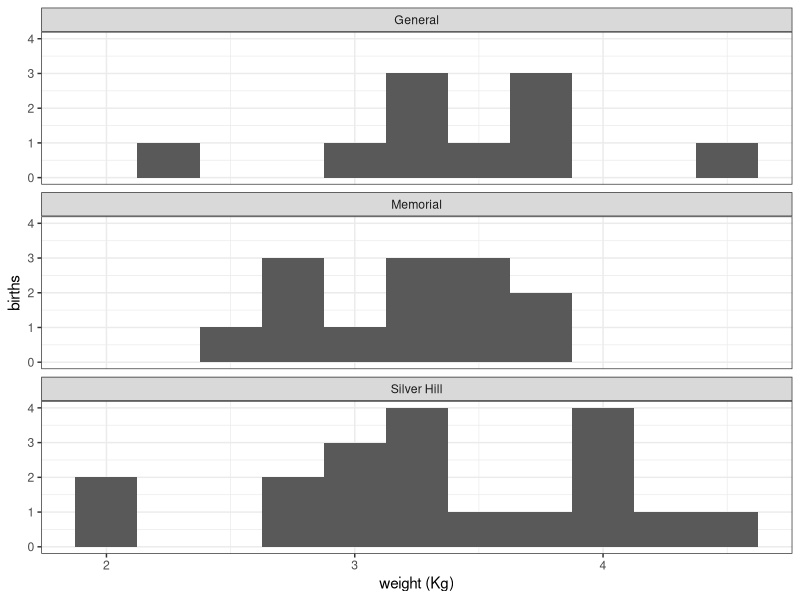
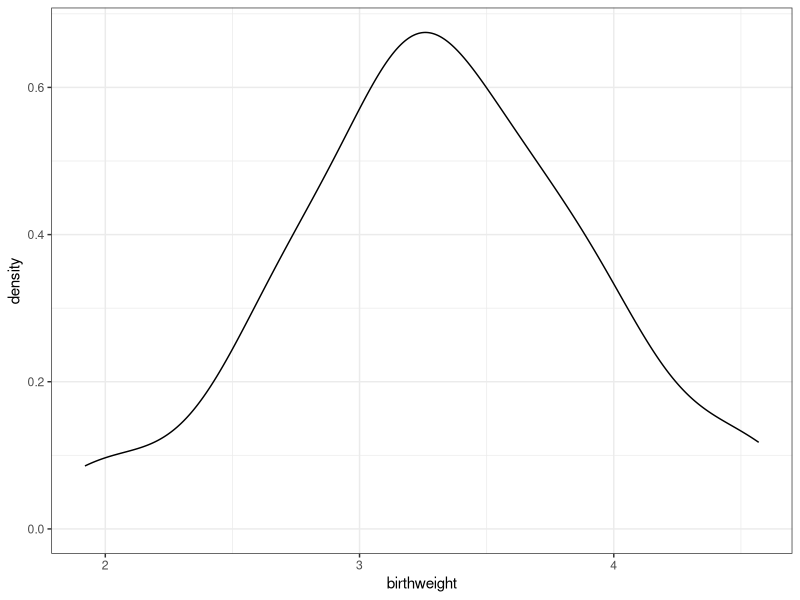
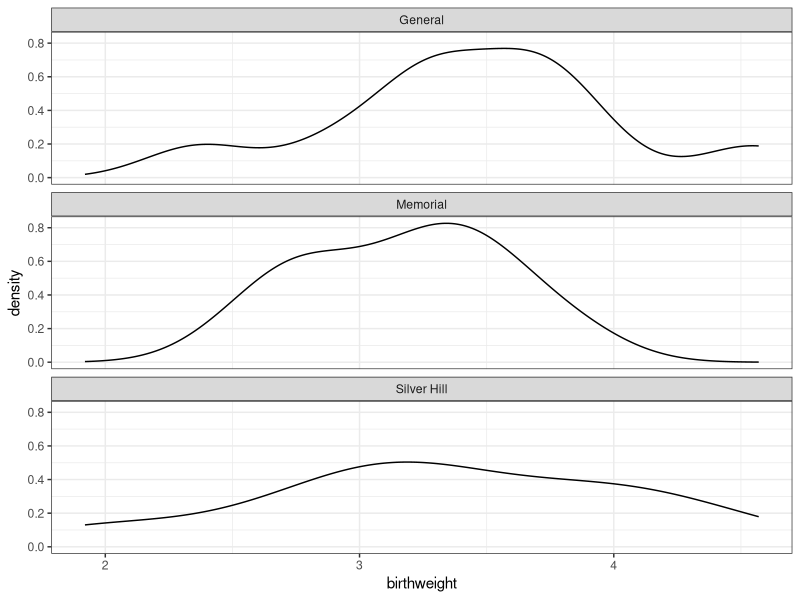
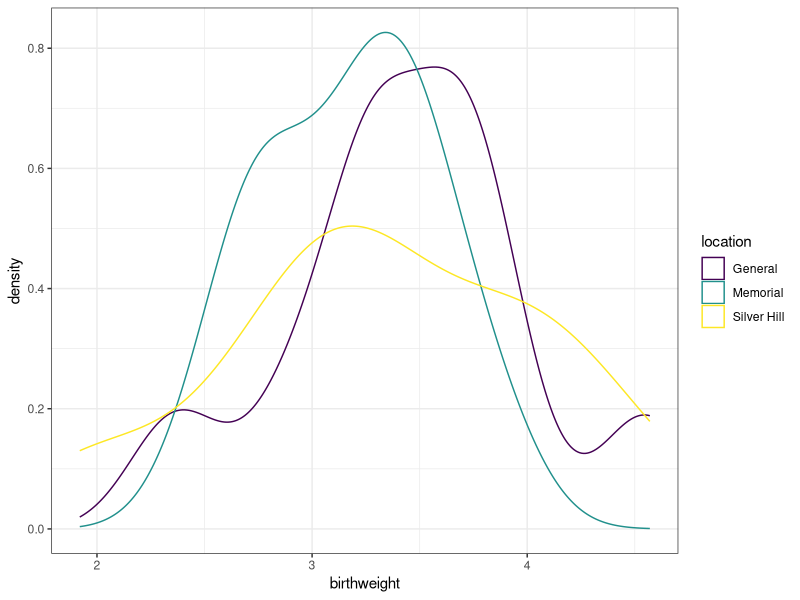
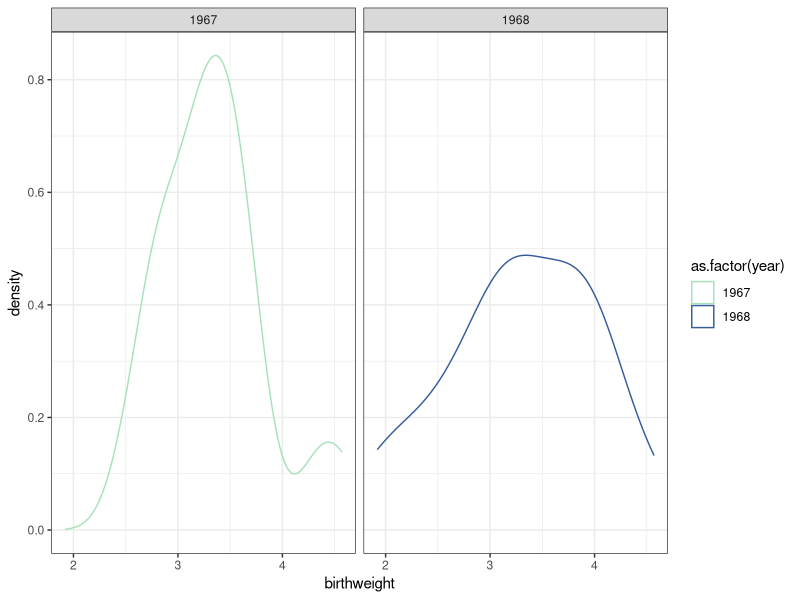
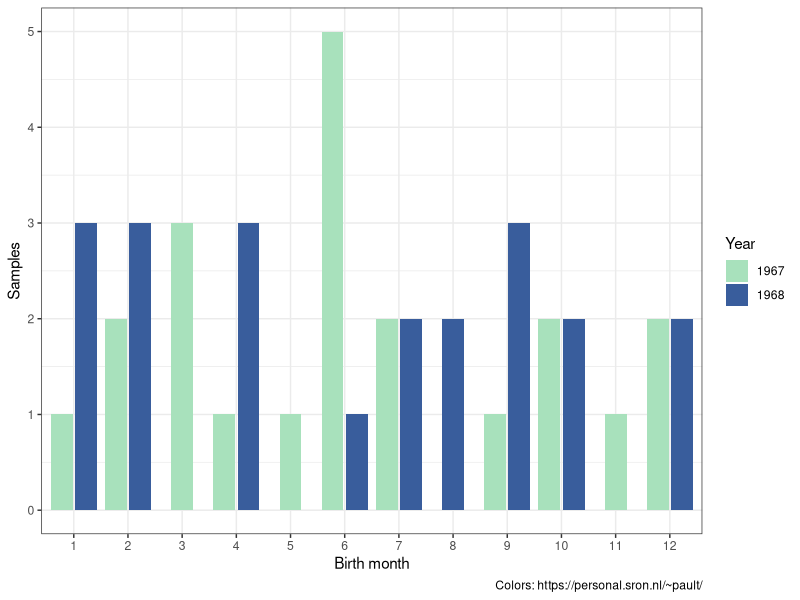
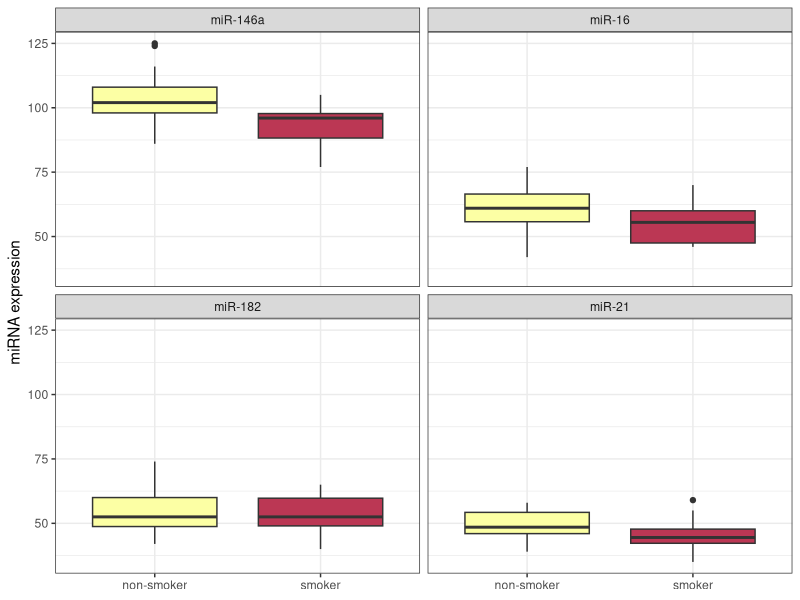
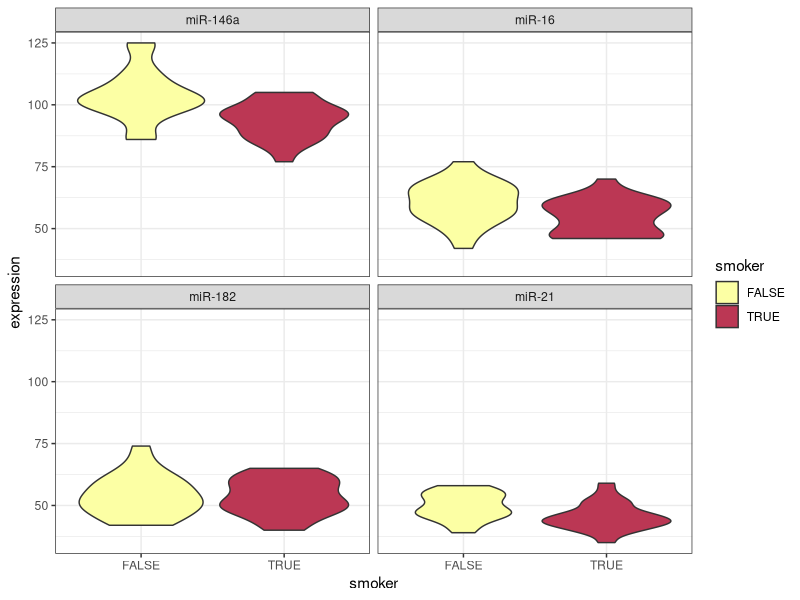

The R script that drew these images, in order:
## ---- chunk 1
birthweight <- read.csv("datasets/birthweight.csv")
## ---- chunk 2
class(birthweight)
dim(birthweight)
## ---- chunk 3
birthweight
## ---- chunk 4
birthweight$birthweight
mean(birthweight$birthweight)
## ---- chunk 5
birthweight[["birthweight"]]
mean(birthweight[["birthweight"]])
## ---- chunk 6
# which column contains the birthweight?
# lines beginning with a '#' will not be executed by R
colnames(birthweight)
birthweight[[5]]
mean(birthweight[[5]])
# un-comment the following line and see what happens:
#birthweight$5
## ---- chunk 7
birthweight[5]
## ---- chunk 8
birthweight[c(1,5)]
## ---- chunk 9
birthweight[1, 5]
## ---- chunk 10
birthweight[c(2,7,29), c(1,5)]
## ---- chunk 11
colnames(birthweight)
birthweight[c("maternal.cigarettes", "birthweight")]
birthweight[c(1,3,5:13), -c(13:16)]
## ---- chunk 12
birthweight[c(1,3,5:13), c(TRUE, TRUE, TRUE, TRUE, TRUE, TRUE, TRUE, TRUE, TRUE, TRUE, TRUE, TRUE, FALSE, FALSE, FALSE, FALSE, TRUE, TRUE)]
## ---- chunk 13
birthweight$length
birthweight$length < 50
birthweight[birthweight$length < 50, c(1,4:12,17,18)]
## ---- chunk 14
birthweight$length[1]
birthweight$length[c(1,2)]
## ---- chunk 15
class(birthweight$birthweight)
class(birthweight$geriatric.pregnancy)
class(birthweight$smoker)
## ---- chunk 16
birthweight[birthweight$head.circumference > 35, c("length", "weeks.gestation", "maternal.height", "paternal.height")]
birthweight[birthweight$maternal.age <= 20, c("location", "maternal.age", "paternal.age")]
birthweight[birthweight$paternal.education == 10, c(1,13:16)]
birthweight[birthweight$weeks.gestation != 40, "weeks.gestation"]
birthweight[birthweight$location == "General",]
## ---- chunk 17
is.numeric(birthweight$ID)
is.numeric(birthweight$smoker)
## ---- chunk 18
as.logical(birthweight$low.birthweight)
as.logical(birthweight$smoker)
## ---- chunk 19
as.numeric(birthweight$geriatric.pregnancy)
## ---- chunk 20
as.logical(birthweight$maternal.age)
## ---- chunk 21
birthweight$low.birthweight <- as.logical(birthweight$low.birthweight)
birthweight
## ---- chunk 22
birthweight$smoker == "yes"
birthweight$smoker <- (birthweight$smoker == "yes")
birthweight
## ---- chunk 23
?table
table(birthweight$geriatric.pregnancy, birthweight$low.birthweight)
## ---- chunk 24
?chisq.test
chisq.test(birthweight$geriatric.pregnancy, birthweight$low.birthweight)
## ---- chunk 25
mean(birthweight$birthweight[birthweight$geriatric.pregnancy])
# the ! character is used for negation
mean(birthweight$birthweight[!birthweight$geriatric.pregnancy])
## ---- chunk 26
mean(birthweight$paternal.age)
mean(birthweight$paternal.age, na.rm = TRUE)
sd(birthweight$paternal.age, na.rm = TRUE)
## ---- chunk 27
?strsplit
strsplit(birthweight$birth.date, split = "/")
## ---- chunk 28
unlist(strsplit(birthweight$birth.date, split = "/"))
## ---- chunk 29
# by row
apply(birthweight[,c("maternal.cigarettes", "paternal.cigarettes")], 1, sum)
# by column
apply(birthweight[,c("maternal.cigarettes", "paternal.cigarettes")], 2, sum)
## ---- chunk 30
mapply(sum, birthweight$maternal.cigarettes, birthweight$paternal.cigarettes)
## ---- chunk 31
tapply(birthweight$birthweight, birthweight$smoker, mean)
## ---- chunk 32
lapply(strsplit(birthweight$birth.date, split = "/"), '[[', 1)
sapply(strsplit(birthweight$birth.date, split = "/"), '[[', 1)
## ---- chunk 33
# custom function takes a vector of dates and returns a data frame with columns day, month, and year
split_MMDDYYYY <- function(date_vector){
  date_list = lapply(seq(1:3), function(i){
    as.integer(sapply(strsplit(date_vector, split = "/"), '[[', i))
  })
  names(date_list) = c("month", "day", "year")
  as.data.frame(do.call("cbind", date_list))
}

split_MMDDYYYY(birthweight$birth.date)
## ---- chunk 34
birthweight <- cbind(birthweight, split_MMDDYYYY(birthweight$birth.date))
## ---- chunk 35
mir <- read.csv("datasets/miRNA.csv", row.names = 1)
mir
## ---- chunk 36
mir <- as.data.frame(t(mir))
mir$ID <- gsub("sample.", "", rownames(mir))
experiment <- merge(birthweight, mir)
experiment
## ---- chunk 37
write.csv(experiment, "experiment.csv")
## ---- chunk 38
experiment
## ---- chunk 39
shapiro.test(experiment$length)
shapiro.test(experiment$birthweight)
shapiro.test(experiment$maternal.cigarettes)
## ---- chunk 40
t.test(experiment[experiment$smoker, "birthweight"],
       experiment[!experiment$smoker, "birthweight"])
## ---- chunk 41
shapiro.test(experiment$weeks.gestation)
cor.test(experiment$weeks.gestation, experiment$birthweight, method = 'pearson')
## ---- chunk 42
cor.test(experiment$maternal.cigarettes, experiment$birthweight, method = 'spearman')
## ---- chunk 43
chisq.test(experiment$geriatric.pregnancy, experiment$low.birthweight)
## ---- chunk 44
length.height.model <- lm(length ~ maternal.height, data = experiment)
summary(length.height.model)
## ---- chunk 45
weight.weeksheight.model <- lm(birthweight ~ 0 + weeks.gestation + maternal.height, data = experiment)
summary(weight.weeksheight.model)
## ---- chunk 46
weight.smoker.model <- glm(low.birthweight ~ smoker, data = experiment, family = 'binomial')
summary(weight.smoker.model)
weight.cigarettes.model <- glm(low.birthweight ~ maternal.cigarettes, data = experiment, family = 'binomial')
summary(weight.cigarettes.model)
## ---- chunk 47
if (!("BiocManager" %in% rownames(installed.packages()))){
  install.packages("BiocManager")
}
if (!("ggplot2" %in% rownames(installed.packages()))){
  install.packages("ggplot2")
}
if (!("tidyr" %in% rownames(installed.packages()))){
  install.packages("tidyr")
}
if (!("magrittr" %in% rownames(installed.packages()))){
  install.packages("magrittr")
}
if (!("viridis" %in% rownames(installed.packages()))){
  install.packages("viridis")
}
## ---- chunk 48
library(ggplot2)
library(tidyr)
library(magrittr)
## ---- chunk 49
library(viridis)
?viridis

locations.palette <- viridis(3)
smoking.palette <- inferno(2, begin = 0.5, direction = -1)
years.palette <- mako(2, begin = 0.4, end = 0.9, direction = -1)
## ---- chunk 50
ggplot(data = experiment, mapping = aes(x = birthweight)) +
  geom_histogram(binwidth = 0.25) +
  facet_wrap(~location, nrow = 3) +
  labs(x = "weight (Kg)", y = "births") +
  theme_bw()
ggplot(data = experiment, mapping = aes(x = birthweight)) +
  geom_density() +
  theme_bw()
ggplot(data = experiment, mapping = aes(x = birthweight)) +
  geom_density() +
  facet_wrap(~location, nrow = 3) +
  theme_bw()
ggplot(data = experiment,
       mapping = aes(x = birthweight,
                     color = location)) +
  geom_density() +
  scale_color_manual(values = locations.palette) +
  theme_bw()
ggplot(data = experiment,
       mapping = aes(x = birthweight,
                     color = as.factor(year))) +
  geom_density() +
  facet_wrap(~as.factor(year), nrow = 1) +
  scale_color_manual(values = years.palette) +
  theme_bw()
## ---- chunk 51
ggplot(data = experiment,
       mapping = aes(x = as.factor(month), fill = as.factor(year))) +
  geom_bar(position = position_dodge2(preserve = "single")) +
  labs(x = "Birth month", y = "Samples", fill = "Year",
       caption = "Colors: https://personal.sron.nl/~pault/") +
  scale_fill_manual(values = years.palette) +
  theme_bw()
## ---- chunk 52
experiment %>%
  pivot_longer(cols = c(22:25),
               names_to = "gene.id",
               values_to = "expression") %>%
  ggplot(mapping = aes(x = smoker, y = expression, fill = smoker)) +
  geom_boxplot() +
  facet_wrap(~ gene.id, nrow = 2) +
  scale_fill_manual(values = smoking.palette) +
  scale_x_discrete(labels = c("non-smoker", "smoker")) +
  guides(fill = "none") +
  labs(y = "miRNA expression") +
  theme_bw() +
  theme(axis.title.x = element_blank())

experiment %>%
  pivot_longer(cols = c(22:25),
               names_to = "gene.id",
               values_to = "expression") %>%
  ggplot(mapping = aes(x = smoker, y = expression, fill = smoker)) +
  geom_violin() +
  scale_fill_manual(values = smoking.palette) +
  facet_wrap(~ gene.id, nrow = 2) +
  theme_bw()
## ---- chunk 53
experiment %>%
  pivot_longer(cols = c(22:25),
               names_to = "gene.id",
               values_to = "expression") %>%
  ggplot(mapping = aes(x = maternal.cigarettes, y = expression, color = location)) +
  geom_point() +
  facet_wrap(~ gene.id, nrow = 2) +
  theme_bw()

ggplot(experiment, mapping = aes(x = weeks.gestation, y = birthweight, color = smoker)) +
  geom_point()  +
  theme_bw()
## ---- chunk 54
ggplot(experiment, mapping = aes(x = weeks.gestation, y = birthweight, color = smoker)) +
  geom_point() +
  geom_smooth() +
  theme_bw()
## ---- chunk 55

## ---- chunk 56

